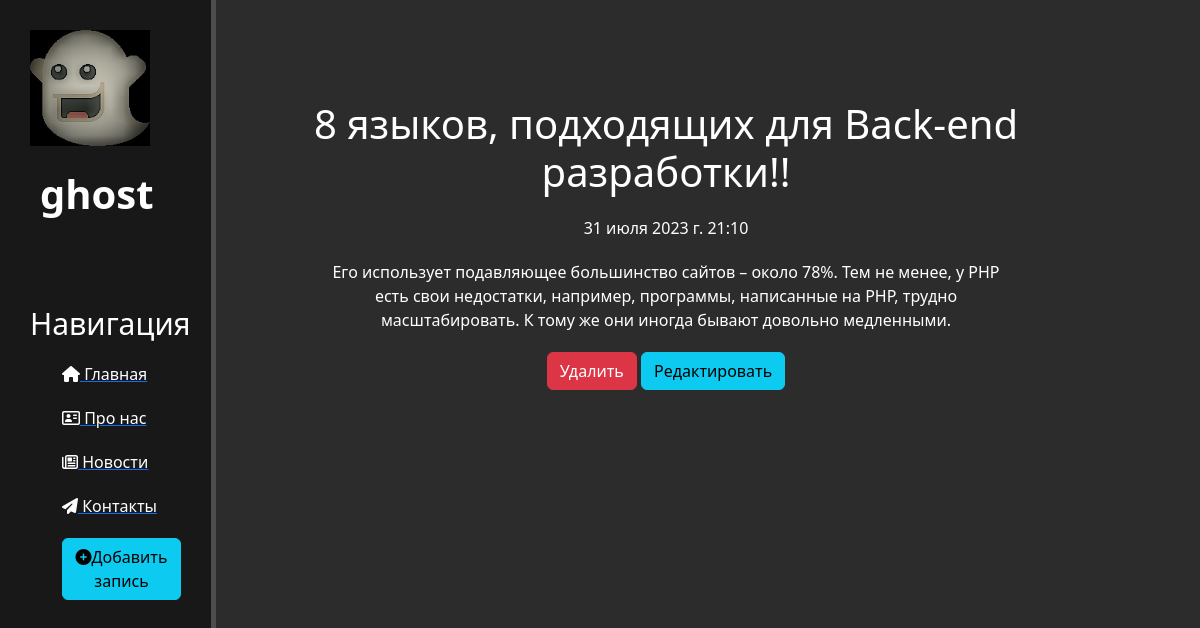
Screenshot of /news/3 with the database file from the repository.
### news/models.py (models this page shows, shortened)
class Articles(models.Model):
    title = models.CharField('Название', max_length=50)
    anons = models.CharField('Анонс', max_length=250)
    full_text = models.TextField('Статья')
    date = models.DateTimeField('Дата публикации')
    class Meta:
        verbose_name = 'Новость'
        verbose_name_plural = 'Новости'

### news/views.py (the view)
# urls.py: path('<int:pk>', views.NewsDatailView.as_view(), name='news-detail'),
class NewsDatailView(DetailView):
    model = Articles
    template_name = 'news/details_view.html'
    context_object_name = 'article'

### news/templates/news/details_view.html (shortened to what this page needs)
{% extends 'main/layout.html' %}
{% block content %}
    <div class="features">
        <h1>{{ article.title }}</h1>
        <p>{{ article.date }}</p>
        <p id="news-text">{{ article.full_text }}</p>
        <a href="{% url 'news-delete' article.id %}" class="btn btn-danger">Удалить</a>
        <a href="{% url 'news-update' article.id %}" class="btn btn-info">Редактировать</a>
    </div>
{% endblock %}

### static/main/css/main.css (style rules this page uses)
body { background: #2c2c2c; }
main .features { float: left; color: #fff; margin-top: 100px; text-align: center; width: 75%; }
main .features h1, { font-size: 55px; position: relative; right: -5px; }
main .features p { max-width: 600px; margin: 20px auto; }
#news-text { color: #fff; max-width: 700px; margin: 20px auto; margin-top: 20px; text-align: center; width: 75%; }

### rows the page displays
Articles: title "8 языков, подходящих для Back-end разработки!!", date "31 июля 2023 г. 21:10", full_text "Его использует подавляющее большинство сайтов – около 78%. Тем не менее, у PHP есть свои недостатки, например, программы, написанные на PHP, трудно масштабировать. К тому же они иногда бывают довольно медленными."
